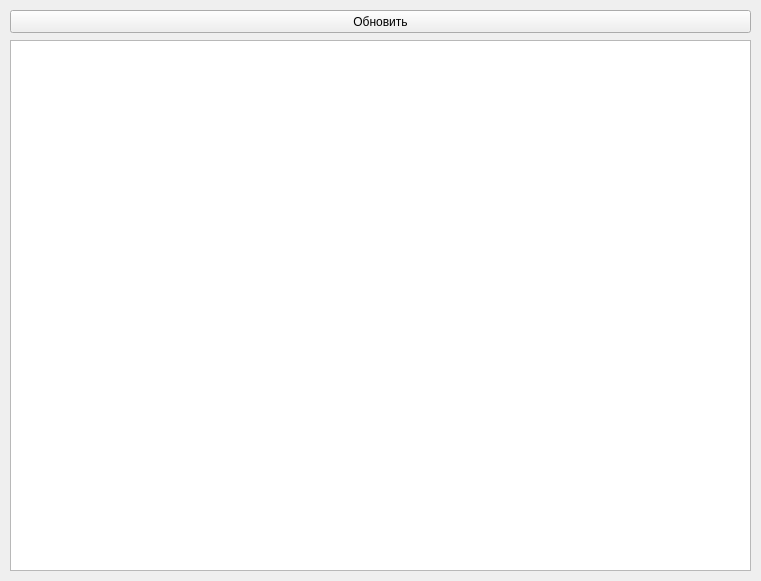
<?xml version="1.0" encoding="UTF-8"?>
<ui version="4.0">
 <class>Form</class>
 <widget class="QWidget" name="Form">
  <property name="geometry">
   <rect>
    <x>0</x>
    <y>0</y>
    <width>761</width>
    <height>581</height>
   </rect>
  </property>
  <property name="windowTitle">
   <string>Эспрессо</string>
  </property>
  <widget class="QPushButton" name="update_button">
   <property name="geometry">
    <rect>
     <x>10</x>
     <y>10</y>
     <width>741</width>
     <height>23</height>
    </rect>
   </property>
   <property name="text">
    <string>Обновить</string>
   </property>
  </widget>
  <widget class="QTableWidget" name="table_widget">
   <property name="geometry">
    <rect>
     <x>10</x>
     <y>40</y>
     <width>741</width>
     <height>531</height>
    </rect>
   </property>
  </widget>
 </widget>
 <resources/>
 <connections/>
</ui>
